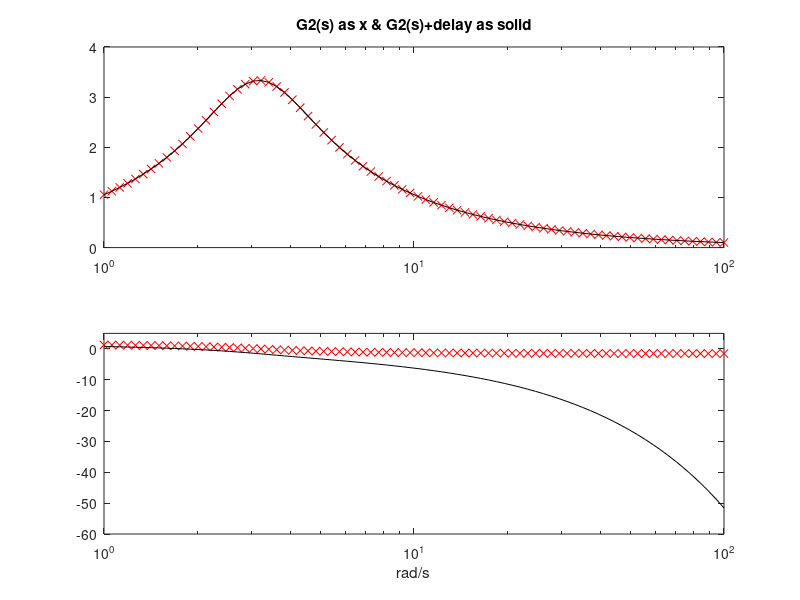

Write the MATLAB code that produced this figure.
% Transfer function + delay, for study: frequency response (Bode diagram)
%case 2d
Td=0.5; %pure delay in seconds
% continuous time transfer function:
num2Ns=[10 0]; den2Ns=[1 3 10]; %G2(s)=10S/(s^2+3S+10)

%frequency response
wr=logspace(0,2,80); %frequency values for response (rad/s)
H2Ns=freqs(num2Ns,den2Ns,wr); %G2(s) frequency response
H2Nsd=H2Ns.*exp(-j*Td*wr); %adding delay to G2(s)
subplot(2,1,1)
semilogx(wr,abs(H2Ns),'xr'); hold on;
semilogx(wr,abs(H2Nsd),'k'); hold on;
title('G2(s) as x & G2(s)+delay as solid');
axis([1 100 0 4]);
subplot(2,1,2)
semilogx(wr,angle(H2Ns),'xr'); hold on;
semilogx(wr,unwrap(angle(H2Nsd)),'k'); hold on;
xlabel('rad/s')
axis([1 100 -60 5]);
